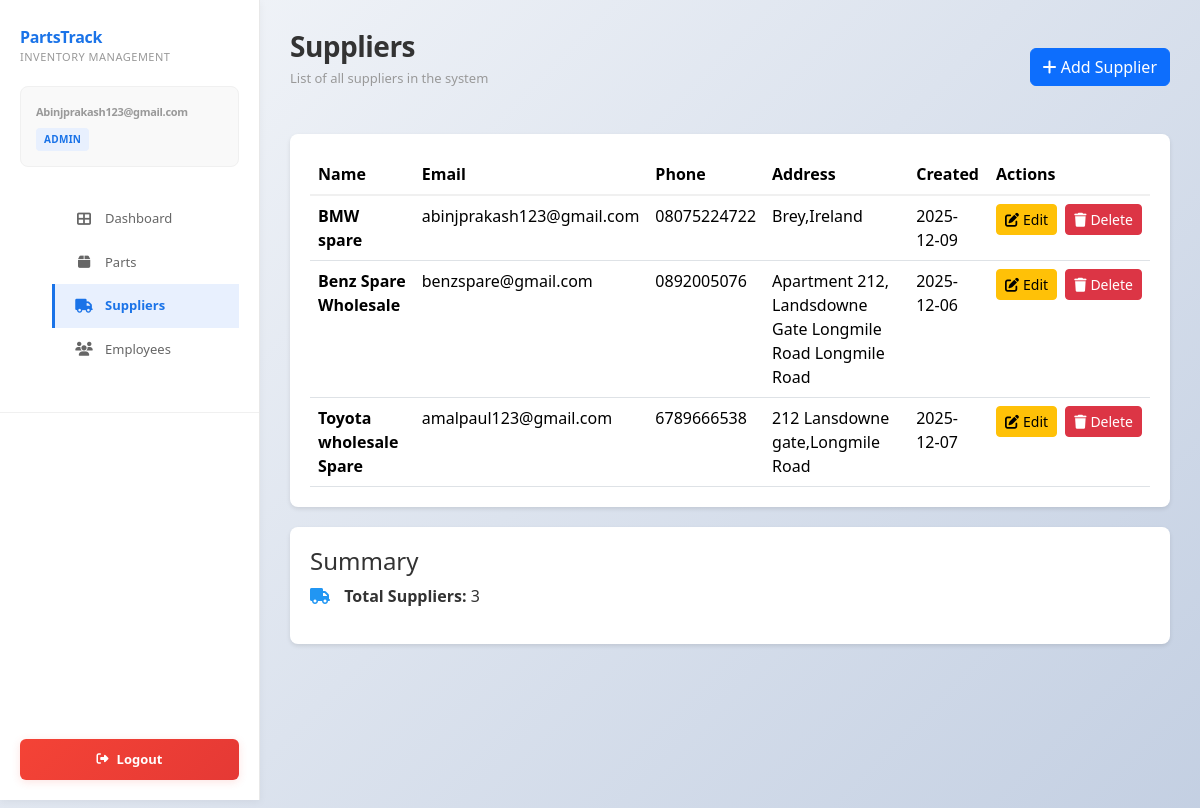
The page /sales/ (signed in) on the database its author committed.
### inventory/models.py (models this page shows, shortened)
class Supplier(models.Model):
    name = models.CharField(max_length=200)
    email = models.EmailField(blank=True)
    phone = models.CharField(max_length=20, blank=True)
    address = models.TextField(blank=True)
    created_at = models.DateTimeField(auto_now_add=True)

### inventory/views.py (the view)
# urls.py: path("sales/", views.sales_list, name="sales_list"),
@login_required(login_url="login")
@require_GET
def sales_list(request):
    if not (request.user.is_staff or request.user.is_superuser):
        return redirect("employee_dashboard")
    suppliers = Supplier.objects.all().order_by("name")
    total_suppliers = suppliers.count()
    context = {
        "suppliers": suppliers,
        "user_role": "admin",
        "total_suppliers": total_suppliers,
    }
    return render(request, "inventory/sales_list.html", context)

### inventory/templates/inventory/sales_list.html (shortened to what this page needs)
<!DOCTYPE html>
<html lang="en">
<head>
    {% load static %}
    <link rel="stylesheet" href="https://cdn.jsdelivr.net/npm/bootstrap@5.3.2/dist/css/bootstrap.min.css">
    <link rel="stylesheet" href="https://cdnjs.cloudflare.com/ajax/libs/font-awesome/6.4.0/css/all.min.css">
    <link rel="stylesheet" href="{% static 'css/dashboard.css' %}">
</head>
<body>
<div class="main-container">
    <aside class="sidebar">
        <div class="sidebar-header">
            <div class="sidebar-brand">PartsTrack</</div>
            <div class="sidebar-subtitle">Inventory Management</div>
            <div class="user-profile">
                <div class="user-email">{{ user.email }}</div>
                <span class="user-role-badge">{{ user_role }}</span>
            </div>
        </div>
        <ul class="sidebar-menu">
            <li><a href="{% url 'dashboard' %}"><i class="fas fa-th-large"></i> Dashboard</a></li>
            <li><a href="{% url 'spare_parts_list' %}"><i class="fas fa-box"></i> Parts</a></li>
            <li><a href="{% url 'sales_list' %}" class="active"><i class="fas fa-truck"></i> Suppliers</a></li>
            <li><a href="{% url 'employees_list' %}"><i class="fas fa-users"></i> Employees</a></li>
        </ul>
        <button class="logout-btn" onclick="window.location.href='{% url 'logout' %}'">
            <i class="fas fa-sign-out-alt"></i> Logout
        </button>
    </aside>
    <main class="main-content">
        <div class="page-header d-flex justify-content-between align-items-center">
            <div>
                <h1 class="page-title">Suppliers</h1>
                <p class="page-subtitle">List of all suppliers in the system</p>
            </div>
            <div>
                <a href="{% url 'add_supplier' %}" class="btn btn-primary">
                    <i class="fas fa-plus"></i> Add Supplier
                </a>
            </div>
        </div>
        <div class="table-responsive" style="background:white;border-radius:8px;padding:20px;box-shadow:0 2px 4px rgba(0,0,0,.1);">
            <table class="table table-hover mb-0">
                <thead>
                    <tr style="border-bottom:2px solid #f0f0f0;">
                        <th>Name</th>
                        <th>Email</th>
                        <th>Phone</th>
                        <th>Address</th>
                        <th>Created</th>
                        <th>Actions</th>
                    </tr>
                </thead>
                <tbody>
                    {% if suppliers %}
                        {% for supplier in suppliers %}
                        <tr>
                            <td><strong>{{ supplier.name }}</strong></td>
                            <td>{{ supplier.email|default:"—" }}</td>
                            <td>{{ supplier.phone|default:"—" }}</td>
                            <td>{{ supplier.address|default:"—" }}</td>
                            <td>{{ supplier.created_at|date:"Y-m-d" }}</td>
                            <td>
                                <div class="d-flex gap-2">
                                    <a href="{% url 'edit_supplier' supplier.id %}"
                                       class="btn btn-sm btn-warning d-inline-flex align-items-center">
                                        <i class="fas fa-edit me-1"></i> Edit
                                    </a>
                                    <a href="{% url 'delete_supplier' supplier.id %}"
                                       class="btn btn-sm btn-danger d-inline-flex align-items-center">
                                        <i class="fas fa-trash me-1"></i> Delete
                                    </a>
                                </div>
                            </td>
                        </tr>
                        {% endfor %}
                    {% endif %}
                </tbody>
            </table>
        </div>
        <div style="margin-top:20px;background:white;padding:20px;border-radius:8px;box-shadow:0 2px 4px rgba(0,0,0,.1);">
            <h4>Summary</h4>
            <p>
                <i class="fas fa-truck" style="color:#2196f3;margin-right:10px;"></i>
                <strong>Total Suppliers:</strong> {{ total_suppliers }}
            </p>
        </div>
    </main>
</div>
</body>
</html>

### inventory/static/css/dashboard.css (style rules this page uses)
* { margin: 0; padding: 0; box-sizing: border-box; }
html { scroll-behavior: smooth; }
body { font-family: 'Segoe UI', Tahoma, Geneva, Verdana, sans-serif; background: linear-gradient(135deg, #f5f7fa 0%, #c3cfe2 100%); background-attachment: fixed; min-height: 100vh; padding-bottom: 40px; color: #333; }
.main-container { display: flex; min-height: 100vh; }
.sidebar { width: 260px; background: #fff; border-right: 1px solid #e8e8e8; padding: 25px 0; position: fixed; height: 100vh; overflow-y: auto; box-shadow: 0 2px 8px rgba(0, 0, 0, 0.05); z-index: 1000; transition: all 0.3s ease; }
.sidebar-header { padding: 0 20px 25px; border-bottom: 1px solid #f0f0f0; }
.sidebar-brand { font-size: 16px; font-weight: 700; color: #1a73e8; margin-bottom: 5px; letter-spacing: -0.3px; }
.sidebar-subtitle { font-size: 11px; color: #999; text-transform: uppercase; letter-spacing: 0.5px; font-weight: 500; }
.user-profile { background: #f9f9f9; padding: 15px; border-radius: 8px; margin-top: 20px; font-size: 12px; border: 1px solid #f0f0f0; }
.user-profile .user-email { color: #999; font-size: 11px; margin-bottom: 8px; word-break: break-word; }
.user-role-badge { display: inline-block; background: #e8f0fe; color: #1a73e8; padding: 4px 8px; border-radius: 4px; font-size: 10px; font-weight: 600; text-transform: uppercase; letter-spacing: 0.3px; }
.sidebar-menu { list-style: none; margin-top: 30px; }
.sidebar-menu li { margin-bottom: 0; }
.sidebar-menu a { color: #666; text-decoration: none; display: flex; align-items: center; gap: 12px; padding: 12px 20px; font-size: 13px; transition: all 0.3s ease; border-left: 3px solid transparent; font-weight: 500; }
.sidebar-menu a.active { background: #e8f0fe; color: #1a73e8; border-left-color: #1a73e8; font-weight: 600; }
.sidebar-menu i { width: 18px; text-align: center; font-size: 14px; }
.logout-btn { position: absolute; bottom: 20px; left: 20px; right: 20px; background: linear-gradient(135deg, #f44336 0%, #e53935 100%); color: #fff; border: none; padding: 11px 16px; border-radius: 6px; font-weight: 600; cursor: pointer; transition: all 0.3s ease; display: flex; align-items: center; justify-content: center; gap: 8px; font-size: 13px; box-shadow: 0 2px 8px rgba(244, 67, 54, 0.15); }
.logout-btn i { font-size: 12px; }
.main-content { flex: 1; margin-left: 260px; padding: 30px; animation: slideIn 0.3s ease; }
.page-header { margin-bottom: 30px; }
.page-title { font-size: 28px; font-weight: 700; color: #333; margin-bottom: 5px; letter-spacing: -0.5px; }
.page-subtitle { font-size: 13px; color: #999; font-weight: 500; }
html { touch-action: manipulation; }
body { min-width: 320px; zoom: 100%; -webkit-text-size-adjust: 100%; -moz-text-size-adjust: 100%; -ms-text-size-adjust: 100%; text-size-adjust: 100%; }
.sidebar { zoom: 1; transform: translateZ(0); }
.main-content { zoom: 1; transform: translateZ(0); }

### rows shown on the page
Supplier: name "BMW spare", email "abinjprakash123@gmail.com", phone "08075224722", address "Brey,Ireland", created_at "2025-12-09"
Supplier: name "Benz Spare Wholesale", email "benzspare@gmail.com", phone "0892005076", address "Apartment 212, Landsdowne Gate Longmile Road Longmile Road", created_at "2025-12-06"
Supplier: name "Toyota wholesale Spare", email "amalpaul123@gmail.com", phone "6789666538", address "212 Lansdowne gate,Longmile Road", created_at "2025-12-07"

### other values the page prints
{{ user.email }} "Abinjprakash123@gmail.com"
{{ user_role }} "ADMIN"
{{ total_suppliers }} "3"
